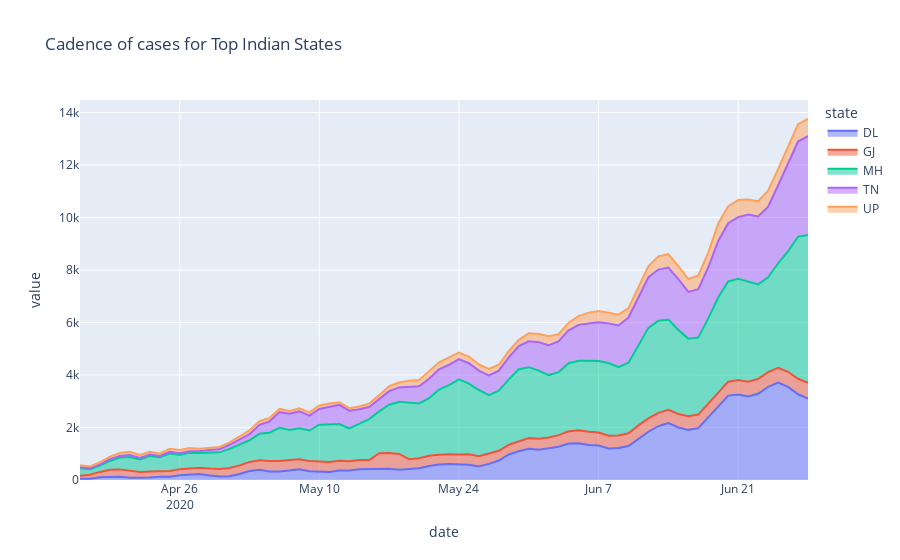

This figure's notebook cell:
### Code cell
fig = top_state_df.T.plot(kind = 'area',title="Cadence of cases for Top Indian States")
fig.show()
